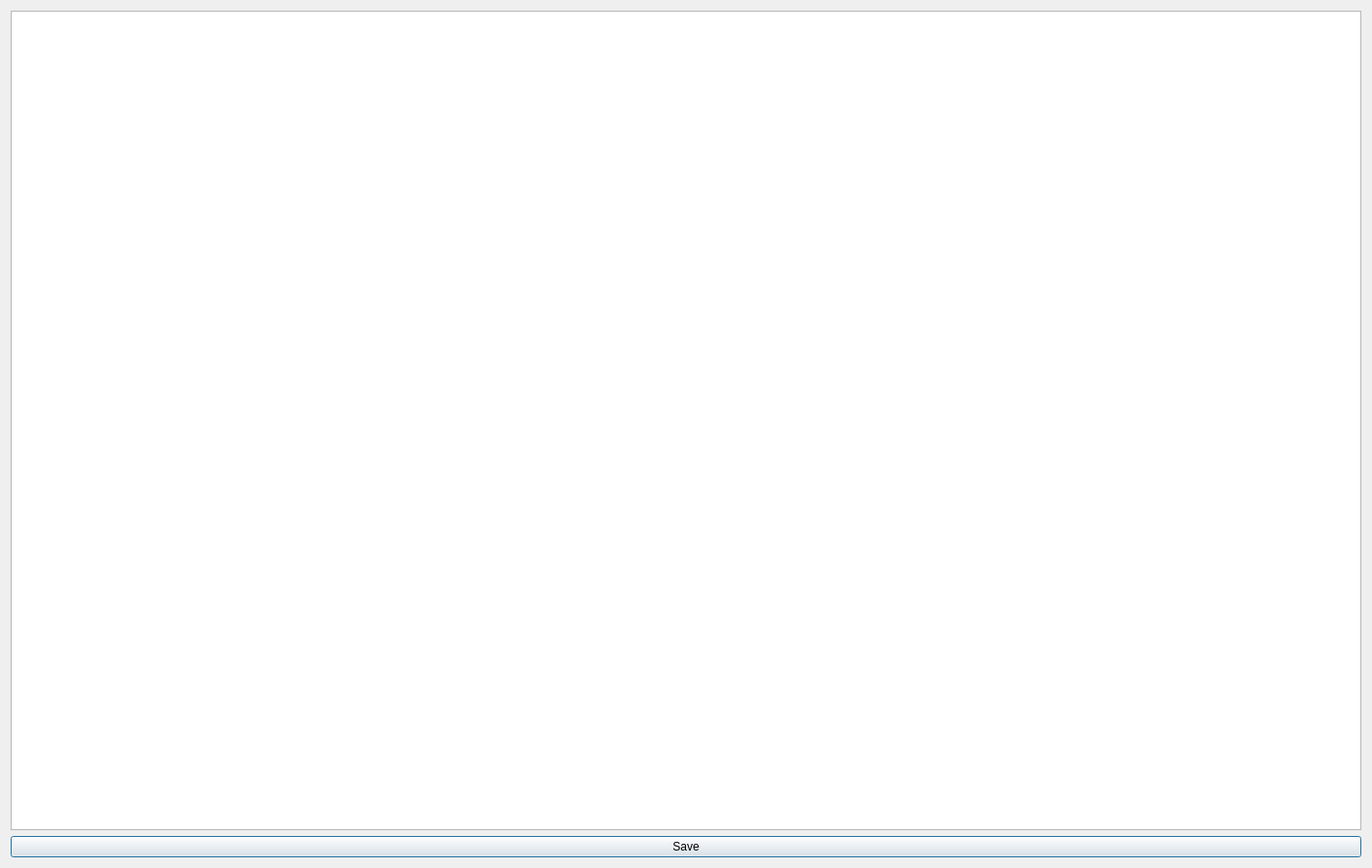
<?xml version="1.0" encoding="UTF-8"?>
<ui version="4.0">
 <class>Dialog</class>
 <widget class="QDialog" name="Dialog">
  <property name="geometry">
   <rect>
    <x>0</x>
    <y>0</y>
    <width>1414</width>
    <height>895</height>
   </rect>
  </property>
  <property name="windowTitle">
   <string>Create Filelist ...</string>
  </property>
  <layout class="QGridLayout" name="gridLayout">
   <item row="0" column="0">
    <widget class="QTableView" name="tableView"/>
   </item>
   <item row="1" column="0">
    <widget class="QPushButton" name="pushButton">
     <property name="text">
      <string>Save</string>
     </property>
    </widget>
   </item>
  </layout>
 </widget>
 <resources/>
 <connections/>
</ui>
